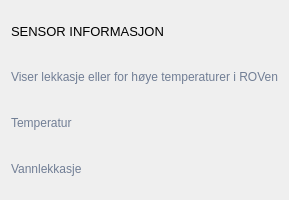
                                  <widget class="QFrame" name="sensor_container">
                                   <property name="minimumSize">
                                    <size>
                                     <width>0</width>
                                     <height>200</height>
                                    </size>
                                   </property>
                                   <property name="frameShape">
                                    <enum>QFrame::NoFrame</enum>
                                   </property>
                                   <property name="frameShadow">
                                    <enum>QFrame::Raised</enum>
                                   </property>
                                   <layout class="QVBoxLayout" name="verticalLayout_33">
                                    <item>
                                     <widget class="QLabel" name="sensor_title">
                                      <property name="font">
                                       <font>
                                        <family>Segoe UI</family>
                                        <pointsize>10</pointsize>
                                        <weight>50</weight>
                                        <italic>false</italic>
                                        <bold>false</bold>
                                       </font>
                                      </property>
                                      <property name="styleSheet">
                                       <string notr="true"/>
                                      </property>
                                      <property name="text">
                                       <string>SENSOR INFORMASJON</string>
                                      </property>
                                     </widget>
                                    </item>
                                    <item>
                                     <widget class="QLabel" name="sensor_label">
                                      <property name="styleSheet">
                                       <string notr="true">color: rgb(113, 126, 149);</string>
                                      </property>
                                      <property name="lineWidth">
                                       <number>1</number>
                                      </property>
                                      <property name="text">
                                       <string>Viser lekkasje eller for høye temperaturer i ROVen</string>
                                      </property>
                                      <property name="alignment">
                                       <set>Qt::AlignLeading|Qt::AlignLeft|Qt::AlignVCenter</set>
                                      </property>
                                     </widget>
                                    </item>
                                    <item>
                                     <widget class="QLabel" name="sensor_temp_label">
                                      <property name="styleSheet">
                                       <string notr="true">color: rgb(113, 126, 149);</string>
                                      </property>
                                      <property name="lineWidth">
                                       <number>1</number>
                                      </property>
                                      <property name="text">
                                       <string>Temperatur</string>
                                      </property>
                                      <property name="alignment">
                                       <set>Qt::AlignLeading|Qt::AlignLeft|Qt::AlignVCenter</set>
                                      </property>
                                     </widget>
                                    </item>
                                    <item>
                                     <widget class="QLabel" name="sensor_lekk_label">
                                      <property name="styleSheet">
                                       <string notr="true">color: rgb(113, 126, 149);</string>
                                      </property>
                                      <property name="lineWidth">
                                       <number>1</number>
                                      </property>
                                      <property name="text">
                                       <string>Vannlekkasje</string>
                                      </property>
                                      <property name="alignment">
                                       <set>Qt::AlignLeading|Qt::AlignLeft|Qt::AlignVCenter</set>
                                      </property>
                                     </widget>
                                    </item>
                                   </layout>
                                  </widget>
